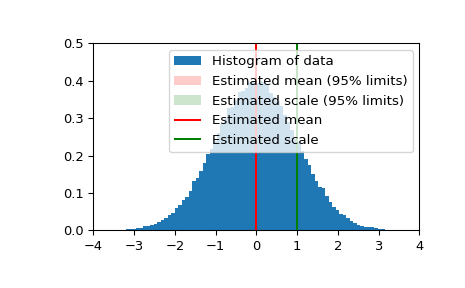

Here is the Python script that generated this plot:
# First a basic example to demonstrate the outputs:

from scipy import stats
data = [6, 9, 12, 7, 8, 8, 13]
mean, var, std = stats.bayes_mvs(data)
mean
# Mean(statistic=9.0, minmax=(7.103650222612533, 10.896349777387467))
var
# Variance(statistic=10.0, minmax=(3.176724206..., 24.45910382...))
std
# Std_dev(statistic=2.9724954732045084, minmax=(1.7823367265645143, 4.945614605014631))

# Now we generate some normally distributed random data, and get estimates of
# mean and standard deviation with 95% confidence intervals for those
# estimates:

n_samples = 100000
data = stats.norm.rvs(size=n_samples)
res_mean, res_var, res_std = stats.bayes_mvs(data, alpha=0.95)

import matplotlib.pyplot as plt
fig = plt.figure()
ax = fig.add_subplot(111)
ax.hist(data, bins=100, density=True, label='Histogram of data')
ax.vlines(res_mean.statistic, 0, 0.5, colors='r', label='Estimated mean')
ax.axvspan(res_mean.minmax[0],res_mean.minmax[1], facecolor='r',
           alpha=0.2, label=r'Estimated mean (95% limits)')
ax.vlines(res_std.statistic, 0, 0.5, colors='g', label='Estimated scale')
ax.axvspan(res_std.minmax[0],res_std.minmax[1], facecolor='g', alpha=0.2,
           label=r'Estimated scale (95% limits)')

ax.legend(fontsize=10)
ax.set_xlim([-4, 4])
ax.set_ylim([0, 0.5])
plt.show()
